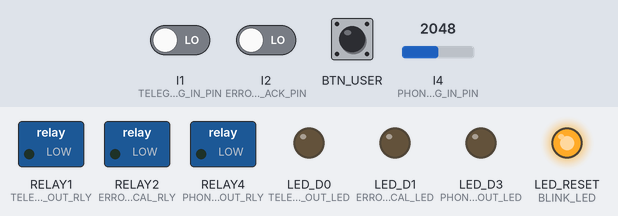
Simulated run of this sketch. Board: Arduino Opta. Shown: switched loads named in the sketch (green lamp = pin HIGH), output pins drawn as LEDs (lit = HIGH). Wiring (inferred from the names in the program): IR receiver: data I3. Dashed ring = blinking. Inputs (shaded band) come from the test bench; at power-on: I2 (ERROR_LOCAL_ACK_PIN) LOW, BTN_USER LOW, I1 (TELEGRAPH_SIG_IN_PIN) LOW, I4 (PHONE_SIG_IN_PIN) = 2048. WiFi joins after 1.5 s; servers stay silent unless stated; what the sketch prints to the serial monitor is not drawn.

Above: at 0.1 s.
At 3.2 s:
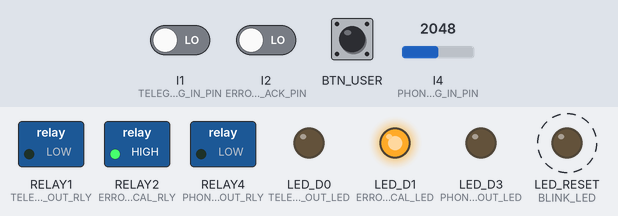
3.3 s: I2 (ERROR_LOCAL_ACK_PIN) driven HIGH
At 4.3 s:
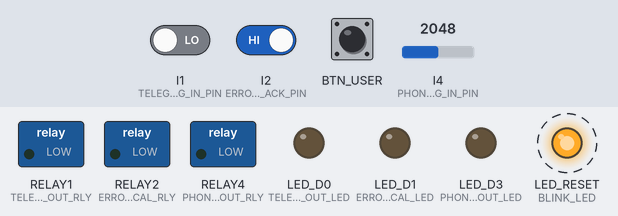
8.5 s: BTN_USER pulsed HIGH 2 times (0.12 s each, 0.3 s apart)
Timing chart, 0 to 17.5 s (numbered marks = the images above; inputs shaded):
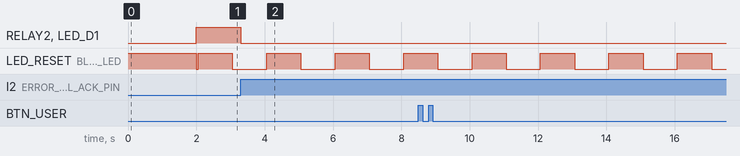

The sketch:

main.ino
```cpp
#define LENOF(array) (sizeof(array) / sizeof(array[0]))


#define TELEGRAPH_SIG_IN_PIN A0       // pinID, digital input used to listen on the telegraph wire.
#define TELEGRAPH_SIG_OUT_RLY D0      // pinID, relay output used to send a signal on the telegraph wire.
#define TELEGRAPH_SIG_OUT_LED LED_D0  // pinID, relay output used to send a signal on the telegraph wire.
#define ERROR_LOCAL_ACK_PIN A1        // pinID, digital input to ack a error.
#define ERROR_LOCAL_RLY D1            // pinID, relay output used to signal that controller is in error state.
#define ERROR_LOCAL_LED LED_D1        // pinID, relay output used to signal that controller is in error state.
#define ERROR_REMOTE_ACK_PIN A2       // pinID, pin to ack errors on all controllers on the line.
#define ERROR_REMOTE_RLY D2           // pinID, Temporary output for remote error, final sollution will be on Q2, and differentiate with fast/slow blinks
#define ERROR_REMOTE_LED LED_D2       // pinID
#define PHONE_SIG_IN_PIN A3           // pinID, Connected to the output of the spindle.
#define PHONE_SIG_OUT_RLY D3          // pinID, Connected to the phone bell
#define PHONE_SIG_OUT_LED LED_D3      // pinID
#define BLINK_LED LED_RESET           // pinId, The led used for indicating a local heartbeat


#define MAX_PING 500                      // ms, Maximum permissable delay from sending a telegraph packet to receive an acknowledgement.
#define HEARTBEAT_RATE 1000               // ms, Time delay between sending heartbeat packets.
#define MAX_TIME_NO_HEARTBEAT 5000        // ms, Time allowed without receiving heartbeat packets before locking.
#define T_SIGNAL_ON_TIME 100              // ms, Time delay between closing and opening 'telegraphSigOut' relay
#define INPUTLOCK_DELAY 20                // ms, The time where 'inputLock' is true but 'telegraphSigOut' is false, to account for off-time off relays
#define BOUNCE_TIME 20                    // ms, maximum possible bounce time for inputs
#define PHONE_SIG_THRESHOLD 100           // (5 / 1024 V), Threshold for determening whether phone signal is high or low.
#define PHONE_SIG_SAMPLE_RATE 50          // ms, Sample rate for phone signal.
#define PACKET_MAX_SIZE 2                 // bytes, how many bytes we allow to parce for recieving UDP packets.
#define ERROR_LOCAL_TO_REMOTE_DELAY 5000  //ms, time for 'erorrLocalAck' button to be pressed for it to ack remote erros aswell.

#define PORT 8888  // Port that the controllers send and listen on.

#include "library.c"

#include <Ethernet.h>
#include <EthernetUdp.h>

#ifndef CONFIG_PATH
#define CONFIG_PATH "nullCfg.h"
#endif
#include CONFIG_PATH

/* Documentaion

  Terms:
    Signal - The electrical signal that we are simulating.
    Packet - The udp packet that travels between stations.
    Telegraph button - The button that TXP/operator presses to send signals to the paired station.
    Controller - The Arduino Opta plc that runs this code. Each station has 1 or 2 controllers.
    (controller) ID - uniqe ID/iterator for each controller. This ID starts at 3 for the eastern most controller, and iterates westwords through all controllers.
    Phone spindle - Hand crack that operator spins in order to dial the code for another station.
    timestamp variable - Variables of type 'unsined long' that stores the return values of 'millis()'
    Remote server - A remote server that recievs heartbeats and error messages from all controllers.
    Line - Term for the intire telegraph line, from end station to end station. All controllers on the same "line" share error remote.
      There is to be made no connections betweenm lines, only TXPs/operators can transfer information between lines.
    Phone line - Term for the phone line, can include fewer controllers then line, but should not include any controllers from outside the same line.
      IE, a line can have multiple phone lines. If a phone line goes beond the reaches of the line, there is no garantee of signal integrity.
    Error local - A boolean state variable that indicates whether or not this controller has expirienced a error.
    Error remote / Error line - A boolean state variable that indicates whether or not any controllers on the line has expirienced a error.

  Codes:
    't' = Telegraph packet
    'a' = "acknowledged", response to received 't' packet
    'b' = Aborted sending packet because bouncing detected
    'i' = Aborted sending packet because 'inputLock' is true (usually when receiving a signal)
    'e' = General error
    'r' = Release error / Error acknowledged on intire line
    'H'/'h' = Healthy/unhealthy heartbeat, gets sent every ~1 sec, if controller is not or is in in error local.
    'P'/'p' = Phone packets, capital case for rising, and lower case for falling.

  I/O:
    I1 - 'telegraphSigIn'
    I2 - 'ackErrorLocal'
    I3 - 'phoneSigIn'
    I4 - 'ackErrorLine'
    Q1 - 'telegraphSigOut'
    Q2 - 'errorLocal'
    Q3 - 'phoneSigOut'
    Q4 - 'errorRemote'

TODO:
  - OTA
  - Prevent sending packets too frequently, insted: delay packet and give a warning to operator (TXP). As opposed to current behavior of seting 'actLock'.
  - Logging
  - Remote error reporting (sms/email)
  - Handle 'millis' overflow
  - Add outputs for errorRemote and errorLocal, and ackAll and ackLocal inputs
  - Make send 'H' if not in error and 'h' if in error
  - Make phone signal send 'P' continiustly whilst active, insted of toggling with 'P' and 'p'
*/

bool blink = true;

char localIDChar[33];  // Seemed to work with a size of 0, but im scared it might be overflowing and using memory addresses it shouldent, witch might cause other problems later.


bool errorLocal = true;
bool errorRemote = true;
bool previousErrorLocalAckSigIn;
unsigned long lastErrorLocalAckSigInRise;
bool hasErrorRemoteAcked;  // If has sent called 'errorRemoteAck' function during this instance of holding localErrorAck btn.

bool previousTelegraphSigIn;
bool inputLock;
bool previousPhoneSigIn;
bool phoneSigOut;

unsigned long lastTelegraphPacket;
unsigned long lastAcknowledgement;
uint16_t unAcknowledgedTelegraphPackets;
unsigned long lastPhoneSigSample;

unsigned long lastTelegraphSigOut;

unsigned long lastHeartBeatsReceived[lineLength];
bool heartBeatStati[lineLength];  // True is healthy per controller.
unsigned long lastHeartBeatSent;


EthernetUDP udp;
char packetBuffer[PACKET_MAX_SIZE + 1];  // Buffer to hold incoming packet, "+ 1" is to make space for null character.


void setup() {
  pinMode(BLINK_LED, OUTPUT);
  digitalWrite(BLINK_LED, HIGH);  // Enable BLINK_LED led at start of setup

  Serial.begin(9600);
  delay(2000);  // To give time for serial to establish.
  Serial.println("\nSerial begun.");

  // Ethernet/Udp:
  Ethernet.begin(macAddress, ipAddresses[localID], localGateway, localGateway);
  Serial.println("Ethernet begun.");

  if (Ethernet.hardwareStatus() != EthernetNoHardware) {
    Serial.print("PASS: Ethernet hardware found: ");
  } else {
    throwError("FAIL: Ethernet hardware not found.");
  }
  Serial.println(Ethernet.hardwareStatus());

  if (Ethernet.linkStatus() != LinkOFF) {
    Serial.print("PASS: Ethernet link is not off: ");
  } else {
    throwError("FAIL: Ethernet link is off: ");
  }
  Serial.println(Ethernet.linkStatus());

  Serial.print("'localID' = ");
  Serial.println(localID);

  sprintf(localIDChar, "%d", localID);
  Serial.print("'localIDChar = \"");
  Serial.print(localIDChar);
  Serial.println("\"");

  Serial.print("'pairedID' = ");
  Serial.println(pairedID);

  Serial.print("'lineName' = ");
  Serial.println(lineName);

  Serial.print("'lineLenght' = ");
  Serial.println(lineLength);

  Serial.print("\nLocal IP: ");
  Serial.println(Ethernet.localIP());
  Serial.print("Paried IP: ");
  Serial.println(ipAddresses[pairedID]);
  Serial.print("Remote server IP: ");
  Serial.println(remoteServerIp);
  Serial.print("Port: ");
  Serial.println(PORT);
  Serial.print("MAC: ");
  Serial.println(Ethernet.macAddress());
  Serial.print("DNS: ");
  Serial.println(Ethernet.dnsServerIP());
  Serial.print("Gateway: ");
  Serial.println(Ethernet.gatewayIP());
  Serial.println();

  udp.begin(PORT);
  Serial.println("Udp begun.");

  Serial.print("Pin modes: ");

  // Telegraph signal in:
  verbosePinMode(TELEGRAPH_SIG_IN_PIN, INPUT);
  verbosePinMode(BTN_USER, INPUT);

  // Telegraph signal out:
  verbosePinMode(TELEGRAPH_SIG_OUT_RLY, OUTPUT);
  verbosePinMode(TELEGRAPH_SIG_OUT_LED, OUTPUT);

  // Error local:
  verbosePinMode(ERROR_LOCAL_ACK_PIN, INPUT);
  verbosePinMode(ERROR_LOCAL_RLY, OUTPUT);
  verbosePinMode(ERROR_LOCAL_LED, OUTPUT);

  // Error remote:
  verbosePinMode(ERROR_REMOTE_ACK_PIN, INPUT);
  verbosePinMode(ERROR_LOCAL_RLY, OUTPUT);
  verbosePinMode(ERROR_LOCAL_LED, OUTPUT);

  // Phone in/out:
  verbosePinMode(PHONE_SIG_IN_PIN, INPUT);
  verbosePinMode(PHONE_SIG_OUT_RLY, OUTPUT);
  verbosePinMode(PHONE_SIG_OUT_LED, OUTPUT);

  Serial.println();

  udpSendLine(analogRead(PHONE_SIG_IN_PIN) > PHONE_SIG_THRESHOLD ? 'P' : 'p');  // Send 'P' if phone spindle is spinning and 'p' if not spinning.
  if (analogRead(PHONE_SIG_IN_PIN) > PHONE_SIG_THRESHOLD) throwError("WARN: Phone signal in is high at boot!");

  // Blink led is handled at start of setup.

  digitalWrite(ERROR_LOCAL_RLY, errorLocal);  // Updates error local signal
  digitalWrite(ERROR_LOCAL_LED, errorLocal);

  digitalWrite(BLINK_LED, LOW);  // Rapidly blink BLINK_LED at end of setup
  delay(50);
  digitalWrite(BLINK_LED, HIGH);
  Serial.println("Setup finished!\n");
}

void loop() {

  // Process receiving a telegraph signal (button press):
  bool telegraphSigIn = digitalRead(TELEGRAPH_SIG_IN_PIN) | !digitalRead(BTN_USER);
  if (telegraphSigIn > previousTelegraphSigIn) {  // If 'telegraphSigIn' has risen
    sendTelegraphPacket();                        // Attemps to send a telegraph packet.
  }
  previousTelegraphSigIn = telegraphSigIn;  // To detect a rising edge

  // Process receiving a phone signal (spindle):
  bool phoneSigIn;
  if (millis() - lastPhoneSigSample > PHONE_SIG_SAMPLE_RATE) {  // Sample phone signal evry ~50ms
    phoneSigIn = analogRead(PHONE_SIG_IN_PIN) > PHONE_SIG_THRESHOLD;
    if (phoneSigIn != previousPhoneSigIn) {  // If 'phoneSigIn' has changed
      udpSendLine(phoneSigIn ? 'P' : 'p');   // Send 'P' if phone spindle has started spinning and 'p' if has stopped spinning.
      lastPhoneSigSample = millis();
    }
    previousPhoneSigIn = phoneSigIn;  // To detect a rising edge
  }

  // Process 'errorAckBtn' press:
  if (digitalRead(ERROR_LOCAL_ACK_PIN)) errorLocalAck();    // Acks error localy.
  if (digitalRead(ERROR_REMOTE_ACK_PIN)) errorRemoteAck();  // Sends 'r' to all controllers on line to remotely ack errors.

  bool errorLocalAckSigIn = digitalRead(ERROR_LOCAL_ACK_PIN);
  if (errorLocalAckSigIn > previousErrorLocalAckSigIn) lastErrorLocalAckSigInRise = millis();  // Saves the timestamp of the last rising edge for errorLocalAck btn.
  if (millis() - lastErrorLocalAckSigInRise > ERROR_LOCAL_TO_REMOTE_DELAY && errorLocalAckSigIn && !errorLocal && !hasErrorRemoteAcked ) errorRemoteAck();  // Calls the 'errorRemoteAck' function if errorLocalAck btn has been held down long enugh.
  if (errorLocalAckSigIn < previousErrorLocalAckSigIn) hasErrorRemoteAcked = false;  // Resets 'hasErrorRemoteAcked' on falling edge of errorLocalAck btn.

  previousErrorLocalAckSigIn = errorLocalAckSigIn;  // To detect a rising edge.


  // What to do when a udp packet is received:
  uint16_t packetSize = udp.parsePacket();
  if (packetSize) {
    Serial.print(" Rx: ");
    Serial.print(packetSize);
    Serial.print(": ");
    udp.read(packetBuffer, PACKET_MAX_SIZE);
    packetBuffer[packetSize > PACKET_MAX_SIZE ? PACKET_MAX_SIZE : packetSize] = '\0';  // Termintaes the c-string with a null, so the message isnt polluted by previous messages.

    for (uint16_t byte = 0; byte < packetSize; byte++) Serial.print(packetBuffer[byte]);
    Serial.print("\n");

    if (packetSize > PACKET_MAX_SIZE) {
      throwError("WARN: Received a overzie packet!");
      Serial.print("  Previous packet size: ");
      Serial.println(packetSize);
      if (packetSize == 508) Serial.println("  Note: 508 is the maximum size of pakcets supported by EthernetUDP.");
    }

    switch (packetBuffer[0]) {
      case 'H':
        onReceiveHeartbeat(true, packetSize);  // Process healthy heartbeat
        break;
      case 'h':
        onReceiveHeartbeat(false, packetSize);  // Process unhealthy heartbeat
        break;
      case 'e':
        throwError("WARN: Recived 'e' packet!");  // Process error packet
        break;
      case 'r':
        errorLocalAck();
        break;
      case 't':
        onReceiveTelegraphPacket();  // Process telegraph packet
        break;
      case 'a':
        onRecieveAcknowledgement();  // Process acknowledgement packet
        break;
      case 'P':
        phoneSigOut = true;  // Close phone bell relay
        break;
      case 'p':
        phoneSigOut = false;  // Open phone bell relay
        break;
      default:
        throwError("WARN: Recived a invalid packet!");
    }
  }  // end 'if (packetSize)'

  if (millis() - lastHeartBeatSent > HEARTBEAT_RATE) {  // Sends heartbeats
    lastHeartBeatSent = millis();
    udpSendLine(errorLocal ? 'h' : 'H');
    digitalWrite(BLINK_LED, blink);  // Toggle blink led
    blink = !blink;
    udp.beginPacket(remoteServerIp, PORT);
    udp.write("h ");
    udp.write(localIDChar);
    udp.write('\n');
    udp.endPacket();
  }
  if (millis() - lastTelegraphSigOut > T_SIGNAL_ON_TIME) {  // Resets 'telegraphSigOut' relay
    digitalWrite(TELEGRAPH_SIG_OUT_RLY, LOW);
    digitalWrite(TELEGRAPH_SIG_OUT_LED, LOW);
  }
  if (millis() - lastTelegraphSigOut > T_SIGNAL_ON_TIME + INPUTLOCK_DELAY) inputLock = false;                                                    // Resets 'inputLock' after 'telegraphSigIn' relay has had time to open.
  if (millis() - lastTelegraphPacket > MAX_PING && unAcknowledgedTelegraphPackets != 0 && !errorLocal) throwError("WARN: No acknowledgement!");  // Errors if does not receive an acknowledgement in time


  errorRemote = false;  // 'errorRemote' gets set to true in each 'void loop' and false in following for loop if any controllers report unhealthy.

  for (uint8_t lineController = 0; lineController < lineLength; lineController++) {  // Check heartbeats
    if (lineController == localID) continue;

    if (millis() - lastHeartBeatsReceived[lineController] > MAX_TIME_NO_HEARTBEAT && !errorLocal) {
      throwError("WARN: Heartbeat lost!");  // Errors if does not receive any heatbeats in enough time
      Serial.print("  last heartbeat from 'lineControllers[");
      Serial.print(lineController);
      Serial.print("]' was '");
      Serial.print(millis() - lastHeartBeatsReceived[lineController]);
      Serial.println("'ms ago.");
    };
    if (heartBeatStati[lineController] == false) errorRemote = true;
  }


  digitalWrite(ERROR_LOCAL_RLY, errorLocal);  // Update pins to reflect internal state variables
  digitalWrite(ERROR_LOCAL_LED, errorLocal);
  digitalWrite(ERROR_REMOTE_RLY, errorRemote);
  digitalWrite(ERROR_REMOTE_LED, errorRemote);
  digitalWrite(PHONE_SIG_OUT_RLY, phoneSigOut);
  digitalWrite(PHONE_SIG_OUT_LED, phoneSigOut);
}


void udpSend(char code) {
  Serial.print("Tx: ");
  udp.beginPacket(ipAddresses[pairedID], PORT);
  udp.write(code);
  udp.endPacket();
  Serial.println(code);
}

void udpSendLine(char code) {
  Serial.print("Tx(line): ");
  for (uint8_t lineController = 0; lineController < lineLength; lineController++) {
    if (lineController == localID) continue;
    udp.beginPacket(ipAddresses[lineController], PORT);
    udp.write(code);
    udp.write(localIDChar);
    udp.endPacket();
  }
  Serial.print(code);
  Serial.print(localIDChar);
  Serial.write("\n");
}

void sendTelegraphPacket() {
  if (millis() - lastTelegraphPacket < BOUNCE_TIME) return;
  if (inputLock) return;
  lastTelegraphPacket = millis();
  unAcknowledgedTelegraphPackets++;
  Serial.println("Sending telegraph packet!");
  Serial.print("  'unAcknowledgedTelegraphPackets' = ");
  Serial.println(unAcknowledgedTelegraphPackets);
  udpSend('t');
}

void onReceiveTelegraphPacket() {
  if (inputLock) {
    throwError("WARN: Received telegraph packet whilst 'inputLock' is active!");
    return;
  }
  sendTelegraphSignal();
  Serial.println("Recived telegraph packet!");
  Serial.println("  Sending acknowledgement!");
  udpSend('a');
}

void sendTelegraphSignal() {
  inputLock = true;  // To make sure we do not process the output signal as a input signal.
  digitalWrite(TELEGRAPH_SIG_OUT_RLY, HIGH);
  digitalWrite(TELEGRAPH_SIG_OUT_LED, HIGH);
  lastTelegraphSigOut = millis();
}

void onRecieveAcknowledgement() {
  lastAcknowledgement = millis();
  unAcknowledgedTelegraphPackets--;
  Serial.println("Recived acknowledgement!");
  Serial.print("  ping: ");
  Serial.println(millis() - lastTelegraphPacket);
  Serial.print("  'unAcknowledgedTelegraphPackets' = ");
  Serial.println(unAcknowledgedTelegraphPackets);
}

void onReceiveHeartbeat(bool healthy, uint16_t packetSize) {
  char remoteIDchar[packetSize - 1];
  for (uint16_t byte = 0; byte < packetSize - 1; byte++) remoteIDchar[byte] = packetBuffer[byte + 1];
  uint16_t remoteID = atoi(remoteIDchar);
  lastHeartBeatsReceived[remoteID] = millis();
  heartBeatStati[remoteID] = healthy;
}

void throwError(char errorMessage[]) {
  errorLocal = true;
  Serial.print(errorMessage);
  Serial.print("\n  There has been a error @: ");
  Serial.println(millis());
}

void errorLocalAck() {
  if (!errorLocal) return;
  errorLocal = false;
  unAcknowledgedTelegraphPackets = 0;
  Serial.print("Error has been acknowledged @");
  Serial.println(millis());
}

void errorRemoteAck() {
  if (errorLocal) {
    throwError("WARN: Atempted to ack remote error whilst in local error!");
    return;
  }
  hasErrorRemoteAcked = true;
  udpSendLine('r');
}

void verbosePinMode(pin_size_t pin, PinMode mode) {
  Serial.print(pin);
  Serial.print(" > ");
  Serial.print(mode);
  Serial.print("; ");
  pinMode(pin, mode);
}
```

library.c
```cpp
#ifdef ARDUINO
    #include <Arduino.h>
#else
    #include <stdint.h>
    #include <stdbool.h>
#endif
```

Source omitted: nullCfg.h (546 bytes)

Measured:
- after the input at 3.3 s, RELAY2 (ERROR_LOCAL_RLY), LED_D1 (ERROR_LOCAL_LED): HIGH → LOW at once
- by itself, LED_RESET (BLINK_LED): alternates HIGH for 1.0 s and LOW for 1.0 s
